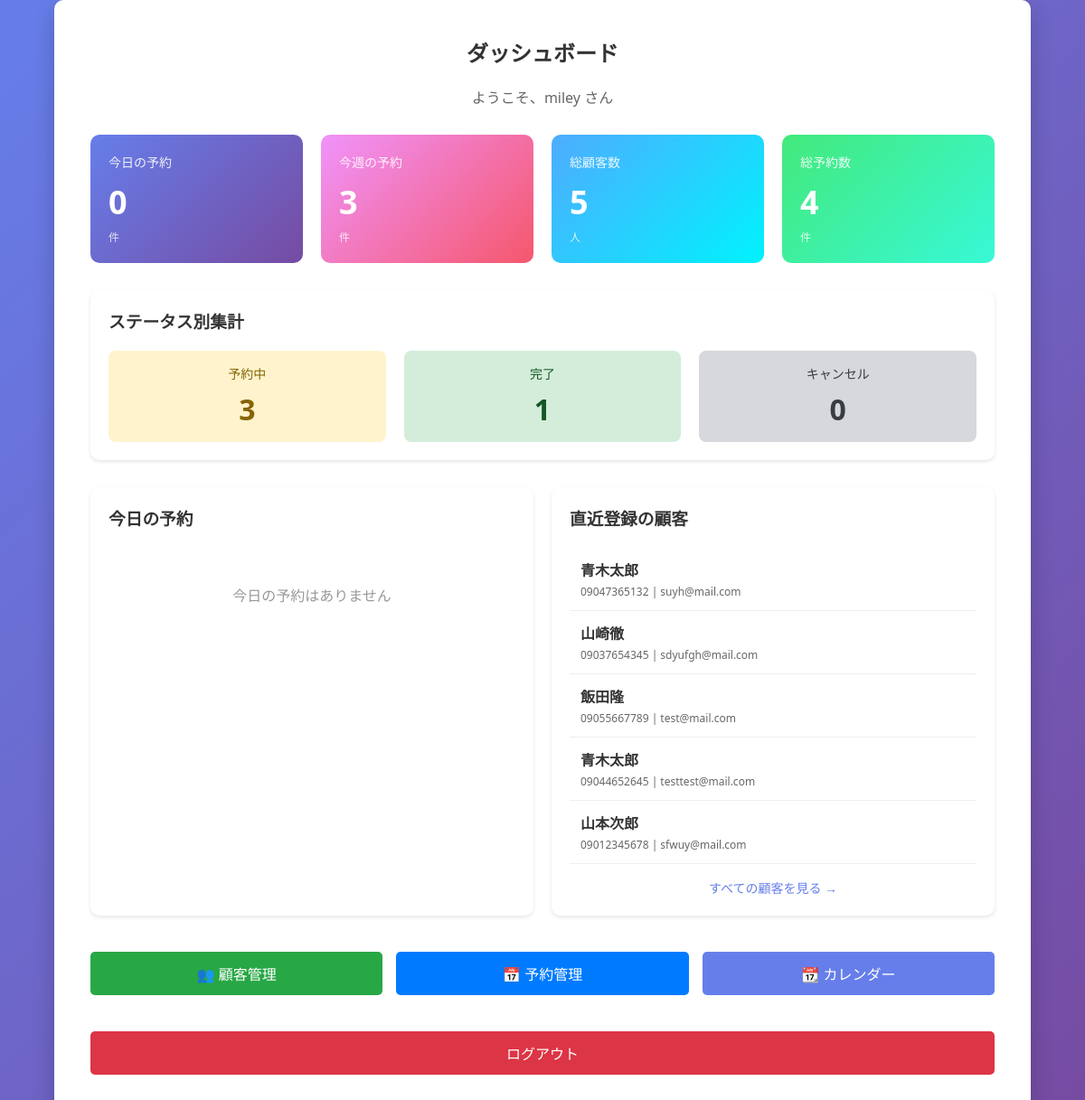
Page /admin-home/ (signed in) on the committed database.
### main/models.py (models this page shows, shortened)
class Customer(models.Model):
    phone_regex = RegexValidator(
        regex=r'^0\d{1,4}-?\d{1,4}-?\d{3,4}$',
        message="正しい電話番号形式で入力してください。（例: 090-1234-5678、03-1234-5678、0120-123-456）"
    )
    name = models.CharField(max_length=100, verbose_name="顧客名")
    phone_number = models.CharField(
        max_length=20,
        verbose_name="電話番号",
        validators=[phone_regex]
    )
    email = models.EmailField(unique=True, verbose_name="メールアドレス")  # 追加
    memo = models.TextField(blank=True, verbose_name="メモ")
    last_visit_date = models.DateField(null=True, blank=True, verbose_name="最終来店日")
    created_at = models.DateTimeField(auto_now_add=True, verbose_name="登録日時")
    updated_at = models.DateTimeField(auto_now=True, verbose_name="更新日時")
    class Meta:
        verbose_name = "顧客"
        verbose_name_plural = "顧客"

### main/views.py (the view)
# urls.py: 2. Add a URL to urlpatterns:  path('', views.home, name='home')
@login_required(login_url='login')
def home(request):
    from datetime import date, timedelta
    from django.db.models import Count
    today = date.today()
    today_reservations_count = Reservation.objects.filter(
        reservation_date=today,
        status='pending'
    ).count()
    start_of_week = today - timedelta(days=today.weekday())
    end_of_week = start_of_week + timedelta(days=6)
    week_reservations_count = Reservation.objects.filter(
        reservation_date__range=[start_of_week, end_of_week],
        status='pending'
    ).count()
    status_counts = Reservation.objects.values('status').annotate(count=Count('status'))
    pending_count = 0
    completed_count = 0
    cancelled_count = 0
    for item in status_counts:
        if item['status'] == 'pending':
            pending_count = item['count']
        elif item['status'] == 'completed':
            completed_count = item['count']
        elif item['status'] == 'cancelled':
            cancelled_count = item['count']
    today_reservations = Reservation.objects.filter(
        reservation_date=today
    ).order_by('reservation_time')[:5]
    recent_customers = Customer.objects.order_by('-created_at')[:5]
    total_customers = Customer.objects.count()
    total_reservations = Reservation.objects.count()
    context = {
        'today_reservations_count': today_reservations_count,
        'week_reservations_count': week_reservations_count,
        'pending_count': pending_count,
        'completed_count': completed_count,
        'cancelled_count': cancelled_count,
        'today_reservations': today_reservations,
        'recent_customers': recent_customers,
        'total_customers': total_customers,
        'total_reservations': total_reservations,
    }
    return render(request, 'main/home.html', context)

### main/templates/main/home.html (shortened to what this page needs)
{% extends 'main/base.html' %}
{% block content %}
<h2>ダッシュボード</h2>
<p style="text-align: center; color: #666; margin-bottom: 30px;">
    ようこそ、{{ user.username }} さん
</p>
<div style="display: grid; grid-template-columns: repeat(4, 1fr); gap: 20px; margin-bottom: 30px;">
    <div style="background: linear-gradient(135deg, #667eea 0%, #764ba2 100%); padding: 20px; border-radius: 10px; color: white;">
        <div style="font-size: 14px; opacity: 0.9; margin-bottom: 10px;">今日の予約</div>
        <div style="font-size: 36px; font-weight: bold;">{{ today_reservations_count }}</div>
        <div style="font-size: 12px; opacity: 0.8; margin-top: 5px;">件</div>
    </div>
    <div style="background: linear-gradient(135deg, #f093fb 0%, #f5576c 100%); padding: 20px; border-radius: 10px; color: white;">
        <div style="font-size: 14px; opacity: 0.9; margin-bottom: 10px;">今週の予約</div>
        <div style="font-size: 36px; font-weight: bold;">{{ week_reservations_count }}</div>
        <div style="font-size: 12px; opacity: 0.8; margin-top: 5px;">件</div>
    </div>
    <div style="background: linear-gradient(135deg, #4facfe 0%, #00f2fe 100%); padding: 20px; border-radius: 10px; color: white;">
        <div style="font-size: 14px; opacity: 0.9; margin-bottom: 10px;">総顧客数</div>
        <div style="font-size: 36px; font-weight: bold;">{{ total_customers }}</div>
        <div style="font-size: 12px; opacity: 0.8; margin-top: 5px;">人</div>
    </div>
    <div style="background: linear-gradient(135deg, #43e97b 0%, #38f9d7 100%); padding: 20px; border-radius: 10px; color: white;">
        <div style="font-size: 14px; opacity: 0.9; margin-bottom: 10px;">総予約数</div>
        <div style="font-size: 36px; font-weight: bold;">{{ total_reservations }}</div>
        <div style="font-size: 12px; opacity: 0.8; margin-top: 5px;">件</div>
    </div>
</div>
<div style="background: white; padding: 20px; border-radius: 10px; margin-bottom: 30px; box-shadow: 0 2px 4px rgba(0,0,0,0.1);">
    <h3 style="margin-bottom: 20px; color: #333;">ステータス別集計</h3>
    <div style="display: grid; grid-template-columns: repeat(3, 1fr); gap: 20px;">
        <div style="text-align: center; padding: 15px; background: #fff3cd; border-radius: 8px;">
            <div style="font-size: 14px; color: #856404; margin-bottom: 8px;">予約中</div>
            <div style="font-size: 32px; font-weight: bold; color: #856404;">{{ pending_count }}</div>
        </div>
        <div style="text-align: center; padding: 15px; background: #d4edda; border-radius: 8px;">
            <div style="font-size: 14px; color: #155724; margin-bottom: 8px;">完了</div>
            <div style="font-size: 32px; font-weight: bold; color: #155724;">{{ completed_count }}</div>
        </div>
        <div style="text-align: center; padding: 15px; background: #d6d8db; border-radius: 8px;">
            <div style="font-size: 14px; color: #383d41; margin-bottom: 8px;">キャンセル</div>
            <div style="font-size: 32px; font-weight: bold; color: #383d41;">{{ cancelled_count }}</div>
        </div>
    </div>
</div>
<div style="display: grid; grid-template-columns: 1fr 1fr; gap: 20px; margin-bottom: 30px;">
    <div style="background: white; padding: 20px; border-radius: 10px; box-shadow: 0 2px 4px rgba(0,0,0,0.1);">
        <h3 style="margin-bottom: 20px; color: #333;">今日の予約</h3>
        {% if today_reservations %}
        <div style="overflow-x: auto;">
            {% for reservation in today_reservations %}
            <div style="padding: 12px; border-bottom: 1px solid #eee; display: flex; justify-content: space-between; align-items: center;">
                <div>
                    <div style="font-weight: bold; color: #333;">{{ reservation.reservation_time }} - {{ reservation.customer.name }}</div>
                    <div style="font-size: 12px; color: #666; margin-top: 4px;">{{ reservation.service }} ({{ reservation.duration }}分)</div>
                </div>
                <div>
                    {% if reservation.status == 'pending' %}
                        <span style="background: #ffc107; color: white; padding: 3px 10px; border-radius: 3px; font-size: 12px;">予約中</span>
                    {% elif reservation.status == 'completed' %}
                        <span style="background: #28a745; color: white; padding: 3px 10px; border-radius: 3px; font-size: 12px;">完了</span>
                    {% else %}
                        <span style="background: #6c757d; color: white; padding: 3px 10px; border-radius: 3px; font-size: 12px;">キャンセル</span>
                    {% endif %}
                </div>
            </div>
            {% endfor %}
        </div>
        <div style="text-align: center; margin-top: 15px;">
            <a href="{% url 'reservation_list' %}" style="color: #667eea; text-decoration: none; font-size: 14px;">すべての予約を見る →</a>
        </div>
        {% else %}
        <p style="text-align: center; color: #999; padding: 40px 0;">今日の予約はありません</p>
        {% endif %}
    </div>
    <div style="background: white; padding: 20px; border-radius: 10px; box-shadow: 0 2px 4px rgba(0,0,0,0.1);">
        <h3 style="margin-bottom: 20px; color: #333;">直近登録の顧客</h3>
        {% if recent_customers %}
        <div style="overflow-x: auto;">
            {% for customer in recent_customers %}
            <div style="padding: 12px; border-bottom: 1px solid #eee;">
                <div style="font-weight: bold; color: #333;">{{ customer.name }}</div>
                <div style="font-size: 12px; color: #666; margin-top: 4px;">
                    {{ customer.phone_number }} | {{ customer.email }}
                </div>
            </div>
            {% endfor %}
        </div>
        <div style="text-align: center; margin-top: 15px;">
            <a href="{% url 'customer_list' %}" style="color: #667eea; text-decoration: none; font-size: 14px;">すべての顧客を見る →</a>
        </div>
        {% else %}
        <p style="text-align: center; color: #999; padding: 40px 0;">顧客が登録されていません</p>
        {% endif %}
    </div>
</div>
<div style="display: grid; grid-template-columns: 1fr 1fr 1fr; gap: 15px; margin-bottom: 30px;">
    <a href="{% url 'customer_list' %}" style="text-decoration: none;">
        <button style="background: #28a745;">👥 顧客管理</button>
    </a>
    <a href="{% url 'reservation_list' %}" style="text-decoration: none;">
        <button style="background: #007bff;">📅 予約管理</button>
    </a>
    <a href="{% url 'reservation_calendar' %}" style="text-decoration: none;">
        <button style="background: #667eea;">📆 カレンダー</button>
    </a>
</div>
<a href="{% url 'logout' %}" style="text-decoration: none;">
    <button style="background: #dc3545;">ログアウト</button>
</a>
{% endblock %}

### main/templates/main/base.html (style rules this page uses)
* { margin: 0; padding: 0; box-sizing: border-box; }
body { font-family: 'Segoe UI', Tahoma, Geneva, Verdana, sans-serif; background: linear-gradient(135deg, #667eea 0%, #764ba2 100%); min-height: 100vh; display: flex; justify-content: center; align-items: center; }
h1, h2 { color: #333; margin-bottom: 20px; text-align: center; }
button { width: 100%; padding: 12px; background: #667eea; color: white; border: none; border-radius: 5px; font-size: 16px; cursor: pointer; margin-top: 10px; }

### rows in the picture
Customer: name "青木太郎", phone_number "09047365132", email "suyh@mail.com"
Customer: name "山崎徹", phone_number "09037654345", email "sdyufgh@mail.com"
Customer: name "飯田隆", phone_number "09055667789", email "test@mail.com"
Customer: name "青木太郎", phone_number "09044652645", email "testtest@mail.com"
Customer: name "山本次郎", phone_number "09012345678", email "sfwuy@mail.com"

### other values in the picture
{{ user.username }} "miley"
{{ today_reservations_count }} "0"
{{ week_reservations_count }} "3"
{{ total_customers }} "5"
{{ total_reservations }} "4"
{{ pending_count }} "3"
{{ completed_count }} "1"
{{ cancelled_count }} "0"
